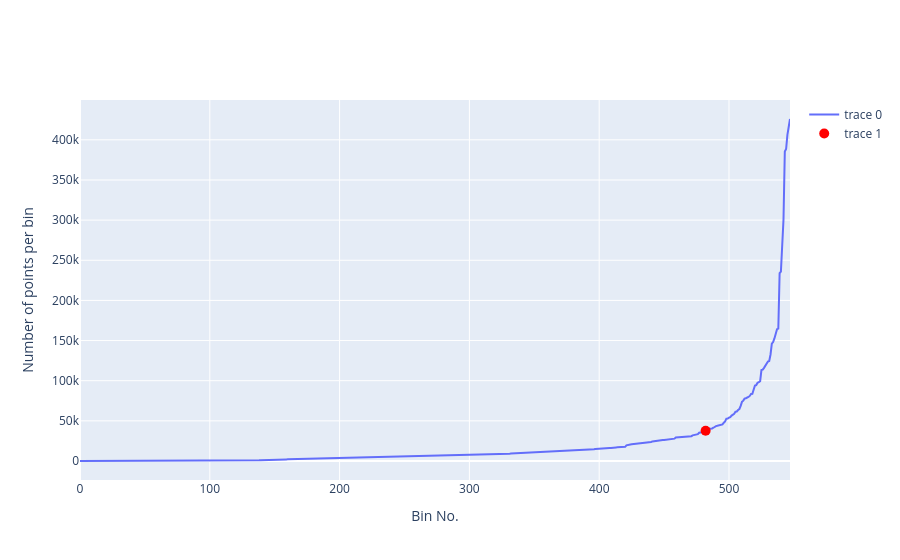

This figure's notebook cell:
### Code cell
threshold = profileNo_vs_latlon_bins(df_ST, lat_step=2, lon_step=2, show_threshold=True, threshold_quantile=0.95)

### Figure 1 — Plotly figure (JSON) as saved in the notebook; plotly's stock layout.template omitted (floating-point values rounded to 4 significant figures; data arrays with more than 128 entries replaced by an {"elided": "..."} marker saying what was removed)
{"data": [{"type": "scatter", "x": {"elided": "548 int values"}, "y": {"elided": "548 int values"}}, {"marker": {"color": "red", "size": 10}, "mode": "markers", "type": "scatter", "x": [482], "y": [37672]}], "layout": {"xaxis": {"title": {"text": "Bin No."}}, "yaxis": {"title": {"text": "Number of points per bin"}}}}
